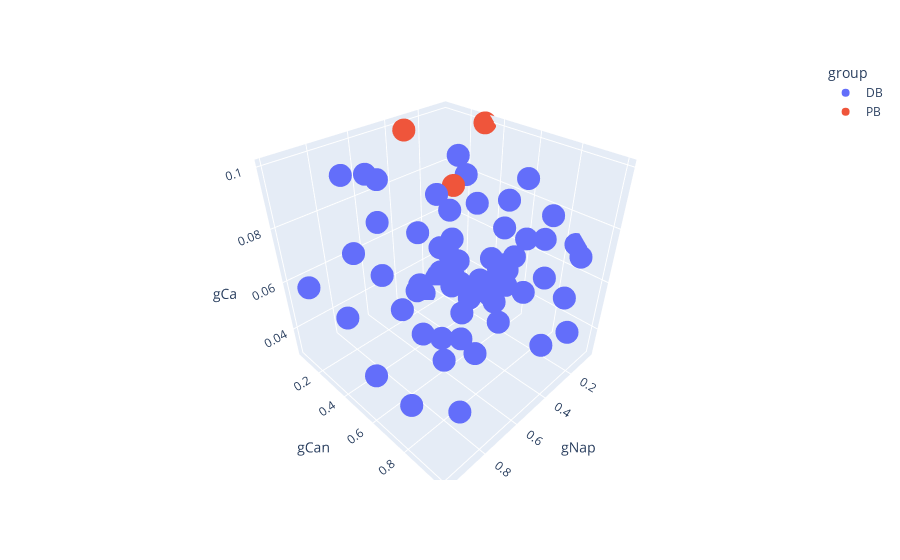

The notebook cell this image was saved under:
### Markdown cell above
Initial conductances

### Code cell
plot_3d_conductances(DB_ini, PB_ini, indices=(0, 4, 3), conductance_labels=('gNap', 'gCan', 'gCa'))

### Figure 1 — Plotly figure (JSON) as saved in the notebook; plotly's stock layout.template omitted (floating-point values rounded to 4 significant figures)
{"data": [{"hovertemplate": "group=DB<br>gNap=%{x}<br>gCan=%{y}<br>gCa=%{z}<extra></extra>", "legendgroup": "DB", "marker": {"color": "#636efa", "symbol": "circle"}, "mode": "markers", "name": "DB", "scene": "scene", "showlegend": true, "type": "scatter3d", "x": [0.33, 0.9, 0.14, 0.59, 0.11, 0.93, 0.4, 0.57, 0.09, 0.57, 0.6, 0.77, 0.45, 0.54, 0.65, 0.75, 0.82, 0.91, 0.64, 0.76, 0.14, 0.47, 0.93, 0.34, 0.14, 0.78, 0.57, 0.35, 0.37, 0.61, 0.17, 0.39, 0.12, 0.53, 0.84, 0.16, 0.17, 0.96, 0.5, 0.96, 0.73, 0.08, 0.48, 0.05, 0.29, 0.74, 0.88, 0.08, 0.57, 0.72, 0.17, 0.71, 0.12, 0.61, 0.36, 0.34, 0.33, 0.19, 0.89, 0.34, 0.31, 0.99, 0.07, 0.42], "y": [0.9, 0.98, 0.64, 0.64, 0.74, 0.75, 0.62, 0.28, 0.87, 0.14, 0.12, 0.43, 0.72, 0.86, 0.91, 0.91, 0.48, 0.81, 0.94, 0.76, 0.94, 0.3, 0.53, 0.66, 0.55, 0.9, 0.6, 0.91, 0.12, 0.59, 0.19, 0.44, 0.5, 0.93, 0.31, 0.55, 0.26, 0.42, 0.61, 0.14, 0.82, 0.42, 0.85, 0.86, 0.13, 0.82, 0.87, 0.23, 0.81, 1, 0.06, 0.75, 0.93, 0.46, 0.45, 0.31, 0.28, 0.71, 0.41, 0.36, 0.67, 0.88, 0.3, 0.98], "z": [0.09, 0.05, 0.09, 0.07, 0.07, 0.04, 0.06, 0.04, 0.05, 0.05, 0.09, 0.1, 0.06, 0.08, 0.08, 0.06, 0.09, 0.07, 0.08, 0.05, 0.04, 0.07, 0.04, 0.05, 0.08, 0.08, 0.09, 0.07, 0.1, 0.07, 0.04, 0.05, 0.05, 0.09, 0.1, 0.07, 0.09, 0.06, 0.05, 0.06, 0.06, 0.05, 0.08, 0.07, 0.03, 0.08, 0.07, 0.08, 0.07, 0.09, 0.03, 0.09, 0.07, 0.06, 0.06, 0.06, 0.08, 0.05, 0.08, 0.06, 0.04, 0.09, 0.07, 0.05]}, {"hovertemplate": "group=PB<br>gNap=%{x}<br>gCan=%{y}<br>gCa=%{z}<extra></extra>", "legendgroup": "PB", "marker": {"color": "#EF553B", "symbol": "circle"}, "mode": "markers", "name": "PB", "scene": "scene", "showlegend": true, "type": "scatter3d", "x": [0.37, 0.21, 0.05], "y": [0.12, 0.27, 0.31], "z": [0.1, 0.08, 0.1]}], "layout": {"legend": {"title": {"text": "group"}, "tracegroupgap": 0}, "margin": {"t": 60}, "scene": {"domain": {"x": [0, 1], "y": [0, 1]}, "xaxis": {"title": {"text": "gNap"}}, "yaxis": {"title": {"text": "gCan"}}, "zaxis": {"title": {"text": "gCa"}}}}}
